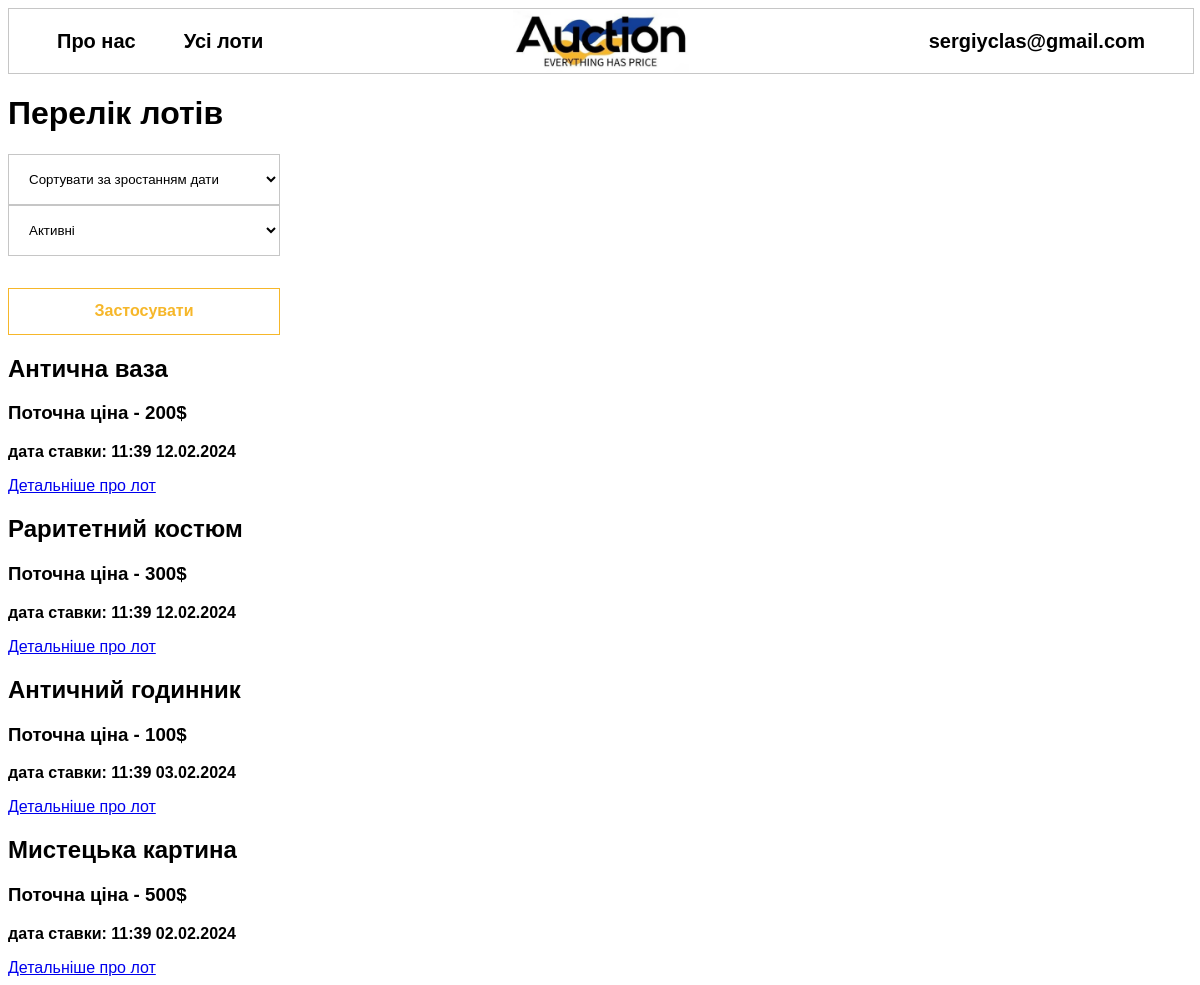
/posts (signed in), run on the app's committed database.
### models.py (models this page shows, shortened)
class User(db.Model, UserMixin):
    id = db.Column(db.Integer, primary_key=True)
    name = db.Column(db.String(128), default=None)
    surname = db.Column(db.String(128), default=None)
    phone = db.Column(db.Integer, default=None)
    avatar = db.Column(db.BLOB)
    email = db.Column(db.String(128), nullable=False, unique=True)
    password = db.Column(db.String(255), nullable=False)

class Lot(db.Model):
    id = db.Column(db.Integer, primary_key=True)
    title = db.Column(db.String(100), nullable=False)
    descr = db.Column(db.String(3000), nullable=False)
    min_val = db.Column(db.Integer, nullable=False)
    current_val = db.Column(db.Integer)
    photo = db.Column(db.BLOB)
    date = db.Column(db.DateTime, default=datetime.now())
    owner_id = db.Column(db.Integer)
    current_owner_id = db.Column(db.Integer)
    status = db.Column(db.String(10), default='Active')

### routes.py (the view, shortened to what this page needs)
@app.route('/posts', methods=['POST', 'GET'])
def posts():
    upload_date()
    sort_ = 'sortByDate_desc'
    status_ = 'all'
    if request.method == 'POST':
        sort_ = request.form.get('sort')  # Отримання значення 'sort' з форми
        status_ = request.form.get('status')  # Отримання значення 'status' з форми
    if sort_ == 'sortByDate_asc':
        if status_ == 'active':
            lots = Lot.query.filter_by(status='Active').order_by(Lot.date.asc()).all()
        elif status_ == 'inactive':
            lots = Lot.query.filter_by(status='Inactive').order_by(Lot.date.asc()).all()
        else:
            lots = Lot.query.order_by(Lot.date.asc()).all()
    elif sort_ == 'sortByDate_desc':
        if status_ == 'active':
            lots = Lot.query.filter_by(status='Active').order_by(Lot.date.desc()).all()
        elif status_ == 'inactive':
            lots = Lot.query.filter_by(status='Inactive').order_by(Lot.date.desc()).all()
        else:
            lots = Lot.query.order_by(Lot.date.desc()).all()
    else:
        lots = Lot.query.order_by(Lot.date.asc()).all()
    return render_template('posts.html', lots=lots)

### routes.py (called while the page is built)
def upload_date():
    lots = Lot.query.filter_by(status='Active').all()
    now = datetime.now()
    for lot in lots:
        if now - lot.date >= timedelta(days=7):
            lot.status = 'Inactive'
    db.session.commit()

@login_manager.user_loader
def load_user(user_id):
    return User.query.get(user_id)

@app.after_request
def redirect_to_signin(response):
    if response.status_code == 401:
        return redirect(url_for('login_page') + "?next=" + request.url)
    return response

### templates/posts.html (shortened to what this page needs)
{% extends 'base.html' %}
{% block body %}
<div class="container">
    <h1>Перелік лотів</h1>
<form method="POST" id="active-section">
    <select name="sort" id="active-sorting" class="sorting-sel">
        <option value="sortByDate_asc">Сортувати за зростанням дати</option>
    </select>
    <select name="status" id="inactive-sorting" class="sorting-sel">
        <option value="active">Активні</option>
    </select>
    <button type="submit" class="sorting-btn">Застосувати</button>
</form>
    {% if lots|length > 0 %}
        {% for el in lots %}
        <div class="alert alert-info">
            <h2>{{ el.title }}</h2>
            {% if el.current_val == None %}
            <h3>Поточна ціна - {{ el.min_val }}$</h3>
            {% else %}
            <h3>Поточна ціна - {{ el.current_val }}$</h3>
            {% endif %}
            {% if el.status == 'Active' %}
            <p><b>дата ставки: {{ el.date.strftime("%H:%M %d.%m.%Y") }}</b></p>
            {% else %}
            <p><b>час вийшов</b></p>
            {% endif %}
            <a href="/posts/{{ el.id }}" class="btn btn-warning">Детальніше про лот</a>
        </div>
        {% endfor %}
    {% else %}
    <p>Немає ніякого активного лоту</p>
    {% endif %}
</div>
{% endblock %}]

### templates/base.html (shortened to what this page needs)
<!doctype html>
<html lang="ukr">
<head>
    <link rel="stylesheet" href="{{ url_for('static', filename='css/main.css') }}">
    <link rel="stylesheet" href="{{ url_for('static', filename='css/header.css') }}">
</head>
<body>
<div class="bar">
    <nav class="about-nav">
        <a href="/about">Про нас</a>
        <a href="/posts">Усі лоти</a>
    </nav>
    <nav class="img-nav">
        <img id="logo" src="{{ url_for('static', filename='images/logo.png') }}" alt="Логотип">
    </nav>
        <nav class="login-nav">
            {% if not current_user.is_authenticated %}
                <a href="/login">Вхід</a>
            {% else %}
                <a href="/login">{{ current_user.email}}</a>
            {% endif %}
        </nav>
</div>
{% block body %}{% endblock %}
</body>
</html>

### static/css/main.css (style rules this page uses)
body, html { font-family: Arial, Helvetica, sans-serif; }

### static/css/header.css (style rules this page uses)
.bar { display: flex; justify-content: space-between; align-items: center; border: 1px solid; border-color: #92929284; width: 100%; height: 4rem; color: #ffffff; }
.bar nav { margin: 0 1.5rem 0 1.5rem; display: flex; align-items: center; width: 33%; }
.login-nav { justify-content: end; }
.img-nav { justify-content: center; }
.about-nav { justify-content: start; }
.bar a { text-align: left; font-size: 1.25rem; line-height: 1.5625rem; font-weight: 700; color: #000000; margin: 0 1.5rem 0 1.5rem; text-decoration: none; }
.bar img { max-height: 3.9rem; }

### templates/posts.html (style rules this page uses)
#active-section { display: flex; flex-direction: column; }
.sorting-btn { display: block; width: 17rem; background-color: #ffffff; padding: 0.75rem; text-align: center; font-size: 1rem; line-height: 1.3rem; font-weight: 700; color: #F6B72A; border: 1px solid #F6B72A; font-weight: 600; transition: all 400ms; margin-top: 2rem; }
.sorting-sel { width: 17rem; border: 1px solid #92929284; background-color: #ffffff; padding: 1rem 1rem; color: #000000; }

### data on the page
User: email "sergiyclas@gmail.com"
Lot: title "Антична ваза", min_val "200", date "11:39 12.02.2024"
Lot: title "Раритетний костюм", min_val "300", date "11:39 12.02.2024"
Lot: title "Античний годинник", min_val "100", date "11:39 03.02.2024"
Lot: title "Мистецька картина", min_val "500", date "11:39 02.02.2024"
